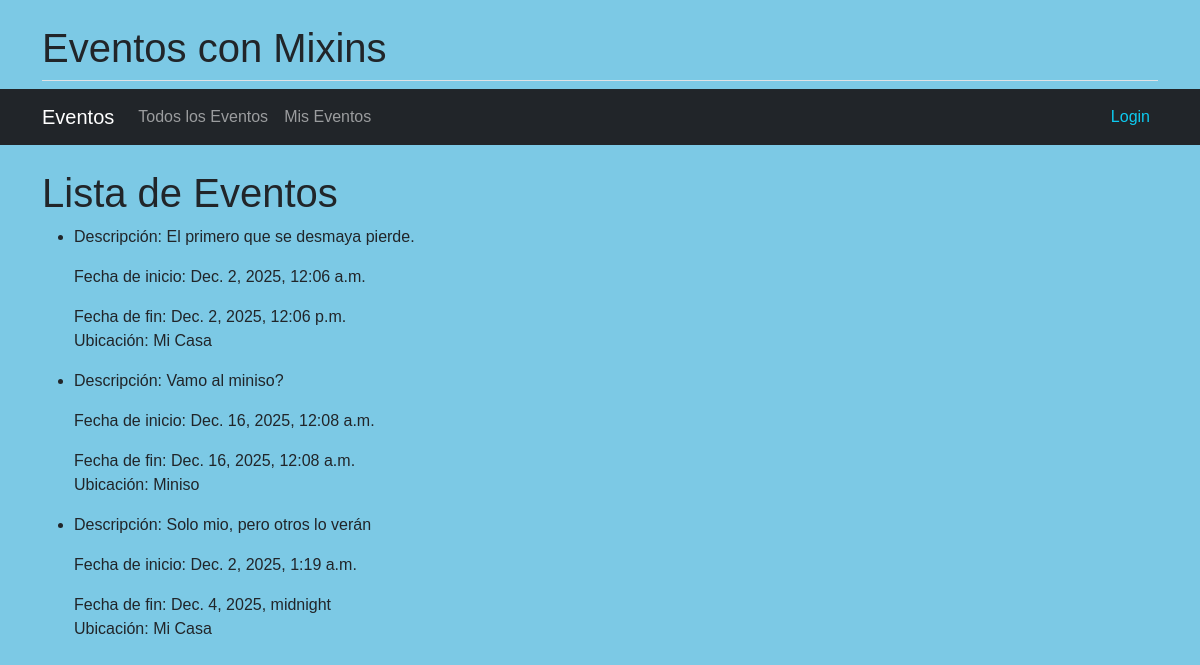
The page / on the database its author committed.
### app_eventos/models.py (models this page shows, shortened)
class Evento(models.Model):
    nombre = models.CharField(max_length=200)
    descripcion = models.TextField()
    fecha_inicio = models.DateTimeField()
    fecha_fin = models.DateTimeField()
    ubicacion = models.CharField(max_length=300)
    autor = models.ForeignKey(User, on_delete=models.CASCADE, null=True)

### app_eventos/views.py (the view)
# urls.py: path('', ListaEventos.as_view(), name='lista_eventos'),
class ListaEventos(ListView):
    model = Evento
    template_name = "app_eventos/lista_eventos.html"
    context_object_name = "eventos"

### app_eventos/templates/app_eventos/lista_eventos.html (shortened to what this page needs)
{% extends "base.html" %}
{%block content %}
    <h1>Lista de Eventos</h1>
    {% if eventos %}
    <ul>
        {% for evento in eventos %}
            <li>
                <p>Descripción: {{ evento.descripcion }}</p>
                <p>Fecha de inicio: {{ evento.fecha_inicio }}</p>
                <o> Fecha de fin: {{ evento.fecha_fin}}</o>
                <p>Ubicación: {{ evento.ubicacion }}</p>
            </li>
        {% empty %}
            <li>No hay eventos disponibles.</li>
        {% endfor %}
    </ul>
    {% else %}
    <p>No hay eventos disponibles.</p>
{% endif %}
{% endblock %}

### app_eventos/templates/base.html (shortened to what this page needs)
<!DOCTYPE html>
<html lang="es">
<head>
    <link
        href="https://cdn.jsdelivr.net/npm/bootstrap@5.3.2/dist/css/bootstrap.min.css"
        rel="stylesheet">
</head>
<body>
    <div class="container mt-4">
        <h1 class="pb-2 border-bottom">
            Eventos con Mixins
        </h1>
    </div>
    <nav class="navbar navbar-expand-lg navbar-dark bg-dark mb-4">
        <div class="container">
            <a class="navbar-brand" href="{% url 'lista_eventos' %}">
                Eventos
            </a>
            <div class="collapse navbar-collapse" id="navbarNav">
                <ul class="navbar-nav me-auto">
                    <li class="nav-item">
                        <a class="nav-link" href="{% url 'lista_eventos' %}">
                            Todos los Eventos
                        </a>
                    </li>
                    <li class="nav-item">
                        <a class="nav-link" href="{% url 'mis_eventos' %}">
                            Mis Eventos
                        </a>
                    </li>
                </ul>
                <ul class="navbar-nav">
                    {% if user.is_authenticated %}
                        <li class="nav-item">
                            <span class="nav-link text-light">Usuario: {{ user.username }}</span>
                        </li>
                <li class="nav-item d-flex align-items-center">
                    <form method="POST" action="{% url 'logout' %}" class="m-0 p-0">
                        {% csrf_token %}
                        <button
                            type="submit"
                            class="btn btn-link nav-link text-danger p-0"
                            style="display: inline; margin: 0; padding-top: 0; padding-bottom: 0;">
                            Salir
                        </button>
                    </form>
                </li>
                    {% else %}
                        <li class="nav-item">
                            <a class="nav-link text-info" href="{% url 'login' %}">
                                Login
                            </a>
                        </li>
                    {% endif %}
                </ul>
            </div>
        </div>
    </nav>
    <div class="container">
        {% block content %}
        {% endblock %}
    </div>
</body>
</html>

### app_eventos/templates/base.html (style rules this page uses)
body { font-family: Arial, sans-serif; background-color: rgb(124, 201, 229); padding-bottom: 30px; }

### rows shown on the page
Evento: descripcion "El primero que se desmaya pierde.", fecha_inicio "Dec. 2, 2025, 12:06 a.m.", fecha_fin "Dec. 2, 2025, 12:06 p.m.", ubicacion "Mi Casa"
Evento: descripcion "Vamo al miniso?", fecha_inicio "Dec. 16, 2025, 12:08 a.m.", fecha_fin "Dec. 16, 2025, 12:08 a.m.", ubicacion "Miniso"
Evento: descripcion "Solo mio, pero otros lo verán", fecha_inicio "Dec. 2, 2025, 1:19 a.m.", fecha_fin "Dec. 4, 2025, midnight", ubicacion "Mi Casa"
